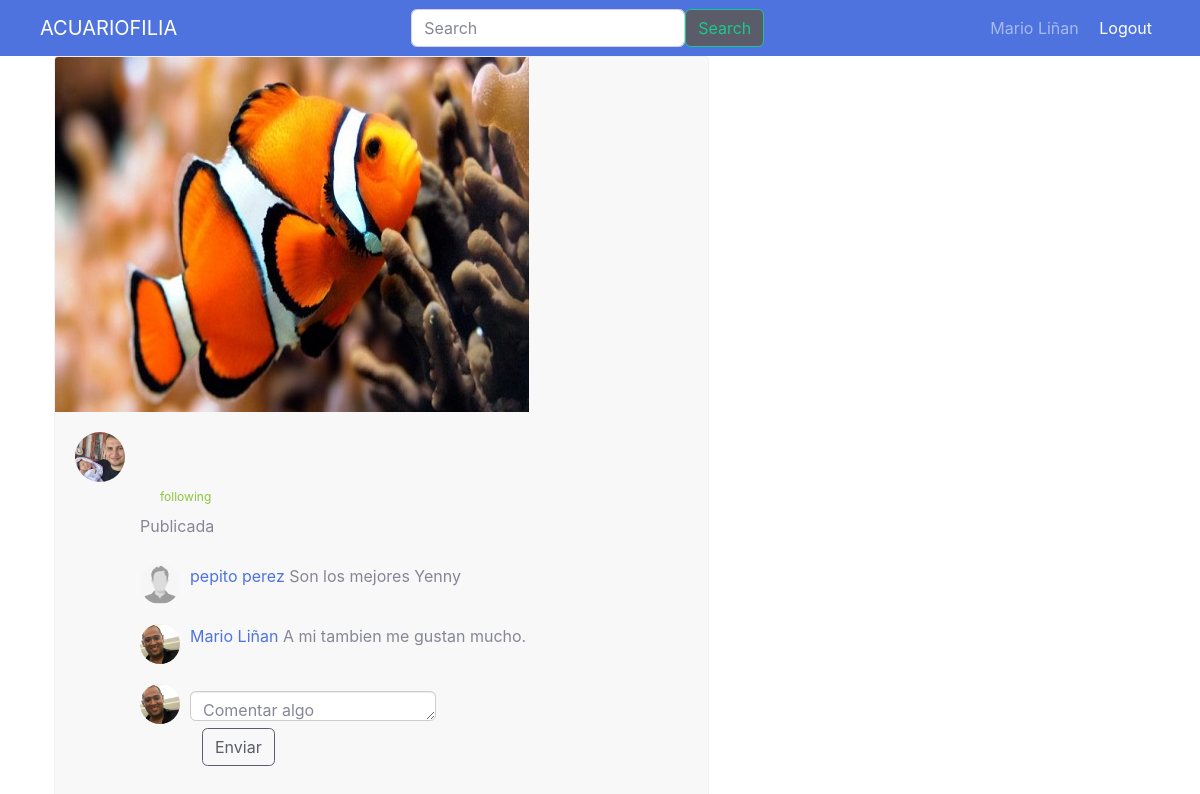
Page /postdetail?codigo=14 (signed in) on the committed database.
### tables this page shows
CREATE TABLE Post (PostId INTEGER PRIMARY KEY AUTOINCREMENT UNIQUE NOT NULL, PhotoURL CHAR (100) NOT NULL, Title VARCHAR (30) NOT NULL, creationDate DATE NOT NULL, UserId INTEGER REFERENCES User (UserId) NOT NULL, Postviews INTEGER (30));

CREATE TABLE User (UserId INTEGER PRIMARY KEY AUTOINCREMENT UNIQUE NOT NULL, name VARCHAR (20) NOT NULL, lastName VARCHAR (20) NOT NULL, email VARCHAR (30) UNIQUE NOT NULL, password VARCHAR (200) NOT NULL, birthay DATE NOT NULL, gender CHAR (15) NOT NULL, role INTEGER (1) NOT NULL, CreationDate DATETIME NOT NULL, ProfilePicURL VARCHAR (20), country CHAR (30), phone INTEGER, about CHAR (150));

CREATE TABLE Comments (CommentId INTEGER PRIMARY KEY AUTOINCREMENT NOT NULL, Content VARCHAR NOT NULL, PostId INTEGER REFERENCES Post (PostId) NOT NULL, UserId INTEGER REFERENCES User (UserId) NOT NULL, CreationDate DATETIME NOT NULL);

### main.py (the view)
@app.route('/postdetail')
def postdetail():
    idp = request.args.get('codigo')
    sql = f'SELECT * FROM Post , User WHERE User.UserId=Post.UserId AND Post.PostId = {idp}'
    db = get_db()
    cursorObj = db.cursor()
    cursorObj.execute(sql)
    postsel = cursorObj.fetchall()
    sql = f'SELECT * from Comments, User WHERE User.UserId=Comments.UserId AND Comments.PostId = {idp}'
    db = get_db()
    cursorObj = db.cursor()
    cursorObj.execute(sql)
    comPost = cursorObj.fetchall()
    return render_template("postdetail.html", postsel=postsel,comPost=comPost)

### db.py (called while the page is built)
def get_db():
    try:
        if 'db' not in g:
            print('Connection OK')
            g.db = sqlite3.connect('database.db')
        return g.db
    except Error:
        print(Error)

### templates/postdetail.html (shortened to what this page needs)
<!DOCTYPE html>
<html lang="es">
    <head>
        <link href="../static/css/post_style.css" rel="stylesheet">
        <link href="../static/css/sb-admin-2.min.css" rel="stylesheet">
    </head>
            <nav class="navbar navbar-expand-lg navbar-dark bg-primary">
                <div class="container-fluid">
                    <a class="navbar-brand" href="{{'feed'}}">ACUARIOFILIA</a>
                    <form class="d-flex" form action="{{url_for('search')}}" method="post" enctype="multipart/form-data">
                        <input class="form-control me-2" type="search" name="palabra" placeholder="Search" aria-label="Search">
                        <button class="btn btn-outline-success bg-primary bg-dark" type="submit">Search</button>
                    </form>
                    <div class="" id="">
                        <div class="">
                            {% if 'id' in session %}
                                <span class="navbar-text p-2 bd-highlight"> {{ session['fullname'] }} </span>
                                <span class="navbar-text p-2 bd-highlight"> <a href="{{'login'}}">Logout</a> </span>
                            {% else %}
                                <span class="navbar-text p-2 bd-highlight"> <a href="{{'login'}}">Login</a> </span>
                            {% endif %}
                        </div>
                    </div>
                </div>
            </nav>
        <div class="container  bootstrap snippets bootdey">
            <div class="fila">
                <div class="colunam-md-12">
                    <div class="post-content ">
                        <img src="../static/images/post/{% print(postsel[0][1]) %}" class="img-fluid" alt=" image">
                            <div class="post-container">
                                <img src="../static/images/perfil/{% print(postsel[0][15]) %}" alt="user" class="fotoperfil-md-left">
                                <div class="post-detail">
                                    <div class="user-info">
                                        <h5><a href="{{url_for('perfil', codigo = postsel[0][4]) }}" class="profile-link">{% print(postsel[7]) %}</a> <span class="following">following</span></h5>
                                        <p class="text-muted">Publicada {% print(postsel[3]) %}</p>
                                    </div>
                                    {% for com in comPost %}
                                        <div class="post-comment">
                                            <img src="../static/images/perfil/{% print(com[14]) %}" alt="" class="profile-photo-sm">
                                            <p><a href="{{url_for('perfil', codigo = com[3]) }}" class="profile-link">{% print(com[6]) %} {% print(com[7]) %}</a> {% print(com[1]) %} </p>
                                        </div>
                                    {% endfor %}
                                    <div class="post-comment">
                                        <img src="../static/images/perfil/{% print(session['foto']) %}" alt="" class="profile-photo-sm">
                                        <form class="flex" form action="{{url_for('addcomm', codigo = postsel[0][0])}}" method="post" enctype="multipart/form-data">
                                            <textarea class="form-control form-control-user" name="comentario" id="comentario" placeholder="Comentar algo"></textarea>
                                            <div class="col">
                                                <button class="btn btn-outline-dark" type="submit">Enviar</button>
                                            </div>
                                        </form>
                                    </div>
                                </div>
                            </div>
                        </div>
                    </div>
                </div>
            </div>
    </body>
</html>

### static/css/post_style.css (style rules this page uses)
.post-content { background: #f8f8f8; border-radius: 4px; width: 60%; border: 1px solid #f1f2f2; margin-bottom: 20px; overflow: hidden; position: relative; }
.post-content .post-container { padding: 20px; }
.post-content .post-container .post-detail { margin-left: 65px; position: relative; }
.post-content .post-container .post-detail .post-comment { display: inline-flex; margin: 10px auto; width: 100%; }
.post-content .post-container .post-detail .post-comment img.profile-photo-sm { margin-right: 10px; }
.post-content .post-container .post-detail .post-comment .form-control { height: 30px; border: 1px solid #ccc; box-shadow: inset 0 1px 1px rgba(0,0,0,.075); margin: 7px 0; min-width: 0; }
img.fotoperfil-md-left { height: 50px; width: 50px; border-radius: 50%; }
img.profile-photo-sm { height: 40px; width: 40px; border-radius: 50%; }
.following { color: #8dc63f; font-size: 12px; margin-left: 20px; }

### rows in the picture
Post: PhotoURL (picture)
User: ProfilePicURL (picture)
Comments: ProfilePicURL (picture), Content "Son los mejores Yenny"
User: name "pepito", lastName "perez"
Comments: ProfilePicURL (picture), Content "A mi tambien me gustan mucho."
User: name "Mario", lastName "Liñan"

### other values in the picture
{{ session['fullname'] }} "Mario Liñan"
